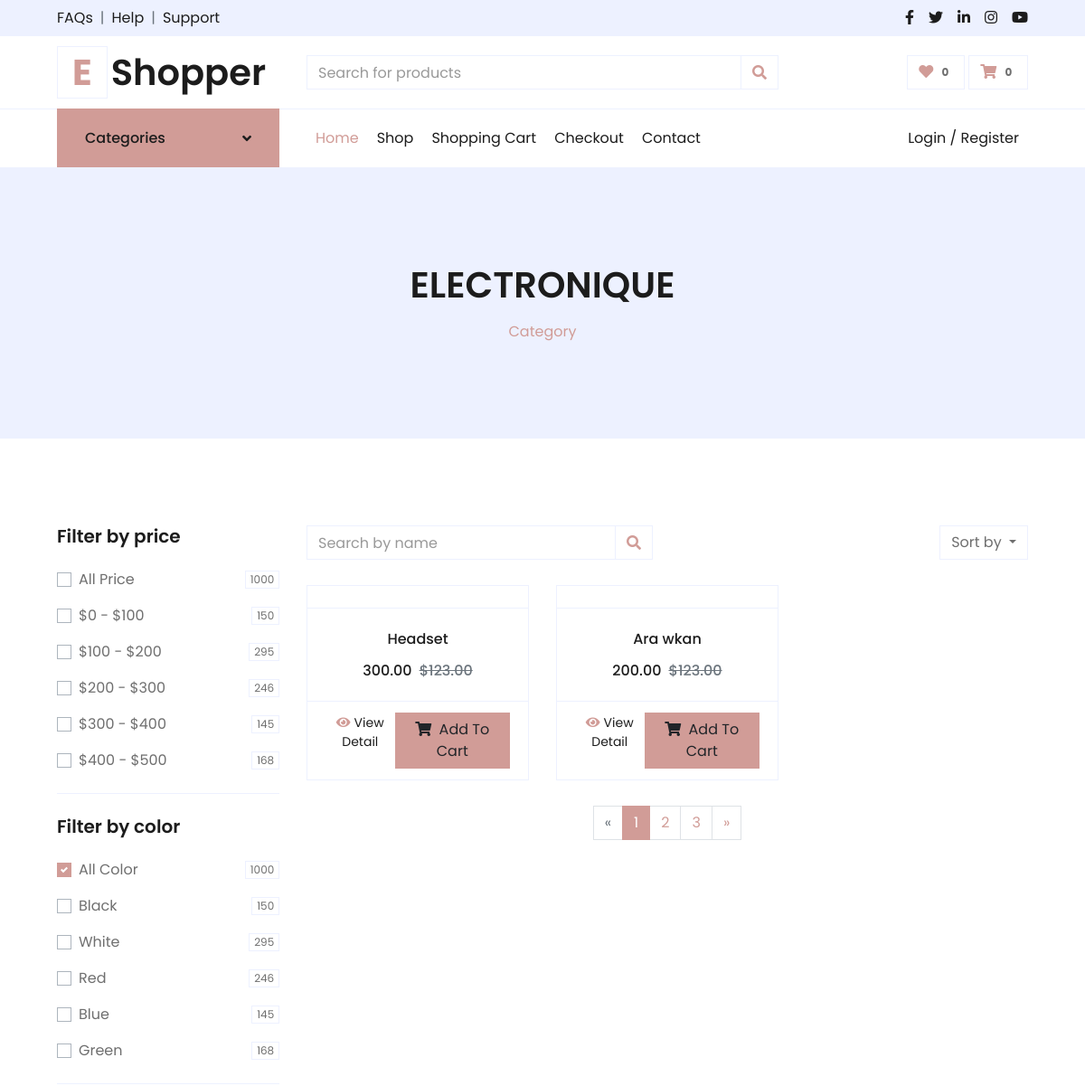
The app's page /category/2/ (upper part), older data.
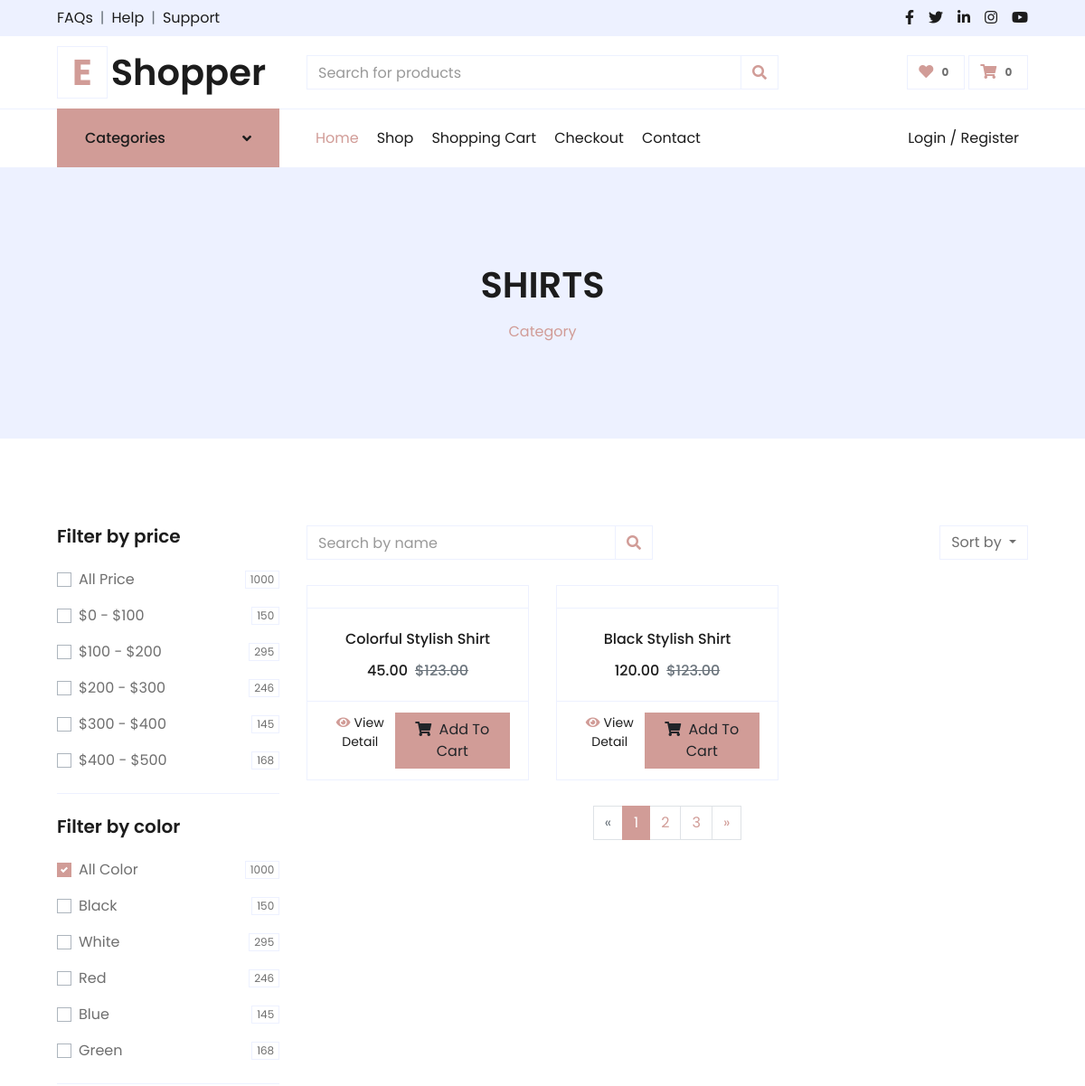
The same page, newer data.
### ProductsApp/models.py (models this page shows, shortened)
class ProductCategory(models.Model):
    parent_category = models.ForeignKey('self', on_delete=models.CASCADE, blank=True, null=True)
    category_name = models.CharField(max_length=255)

class Product(models.Model):
    name = models.CharField(max_length=100)
    category = models.ForeignKey(ProductCategory, on_delete=models.CASCADE)
    description = models.TextField(null=True)
    price = models.DecimalField(max_digits=10, decimal_places=2)
    qty = models.IntegerField()
    image = models.ImageField(upload_to='products/')
    color = models.CharField(max_length=50, null=True)
    size = models.CharField(max_length=10, null=True)

### ProductsApp/views.py (the view, shortened to what this page needs)
# urls.py: path('category/<int:cid>/',category_product_list_view ,name='category'),
def category_product_list_view(request, cid):
    category = get_object_or_404(ProductCategory, id=cid)
    products = Product.objects.filter(category=category)
    price_filter = request.GET.getlist('price-all')
    if price_filter:
        pass
    else:
        price_ranges = ['price-1', 'price-2', 'price-3', 'price-4', 'price-5']
        selected_ranges = [range_key for range_key in price_ranges if request.GET.get(range_key)]
    context = {
        "category": category,
        "products": products,
    }
    return render(request, "category.html", context)

### CartApp/context_processors.py (called while the page is built)
def cart_total_quantity(request):
    total_quantity = 0
    if request.user.is_authenticated:
        cart_items = CartItem.objects.filter(user=request.user)
        total_quantity = cart_items.aggregate(Sum('quantity'))['quantity__sum'] or 0
    return {'total_quantity': total_quantity}

def wishlist_count(request):
    if request.user.is_authenticated:
        return {'wishlist_count': WishlistItem.objects.filter(user=request.user).count()}
    return {'wishlist_count': 0}

### templates/category.html (shortened to what the changed rows need)
{% extends 'base.html' %}
{% load static %}
{% block content %}
    <div class="container-fluid bg-secondary mb-5">
        <div class="d-flex flex-column align-items-center justify-content-center" style="min-height: 300px">
            <h1 class="font-weight-semi-bold text-uppercase mb-3">
                {{ category.category_name }}
            </h1>
            <div class="d-inline-flex">
                <p class="m-0"><a href="">Category</a></p>
            </div>
        </div>
    </div>
    <div class="container-fluid pt-5">
        <div class="row px-xl-5">
            <div class="col-lg-9 col-md-12">
                <div class="row pb-3">
                    {% if products %}
                    {% for product in products %}
                    <div class="col-lg-4 col-md-6 col-sm-12 pb-1">
                        <div class="card product-item border-0 mb-4">
                            <div class="card-header product-img position-relative overflow-hidden bg-transparent border p-0">
                            </div>
                            <div class="card-body border-left border-right text-center p-0 pt-4 pb-3">
                                <h6 class="text-truncate mb-3">{{product.name}}</h6>
                                <div class="d-flex justify-content-center">
                                    <h6>{{product.price}}</h6><h6 class="text-muted ml-2"><del>$123.00</del></h6>
                                </div>
                            </div>
                            <div class="card-footer d-flex justify-content-between bg-light border">
                                <a href="{% url 'product_detail' product.id %}" class="btn btn-sm text-dark p-0">
                                    <i class="fas fa-eye text-primary mr-1"></i>View Detail
                                </a>
                                           <a href="{% url 'CartApp:add_to_cart' product_id=product.id %}" class="btn btn-primary px-3"><i class="fa fa-shopping-cart mr-1"></i> Add To Cart </a>
                            </div>
                        </div>
                    </div>
                    {% endfor%}
                    {% else %}
                        <p>No products available in this category.</p>
                    {% endif %}
                </div>
            </div>
        </div>
    </div>
</body>
{% endblock content%}

Row changes from the older to the newer data that the page shows:
no longer on this page (row edited): Product: name "Headset", price "300.00"
no longer on this page (row edited): Product: name "Ara wkan", price "200.00"
changed ProductCategory: category_name "ELECTRONIQUE" → "SHIRTS"
added Product: name "Colorful Stylish Shirt", price "45.00"
added Product: name "Black Stylish Shirt", price "120.00"
